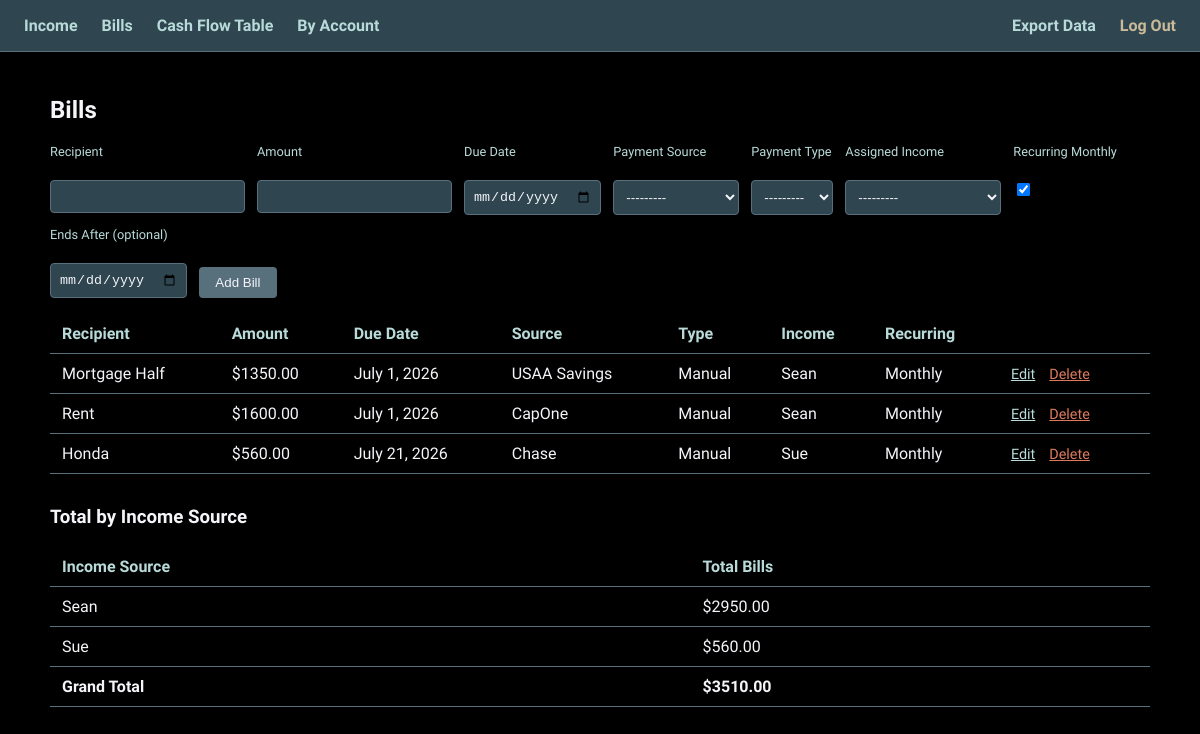
The app's page /bills/ (signed in) with its own data.
### bills/models.py (models this page shows, shortened)
class Bill(models.Model):
    SOURCE_CHOICES = [
        ('usaa', 'USAA'),
        ('usaa_savings', 'USAA Savings'),
        ('chase', 'Chase'),
        ('capone', 'CapOne'),
    ]
    TYPE_CHOICES = [
        ('auto', 'Auto'),
        ('manual', 'Manual'),
    ]
    owner = models.ForeignKey(User, on_delete=models.CASCADE)
    recipient = models.CharField(max_length=100)
    amount = models.DecimalField(max_digits=10, decimal_places=2)
    due_date = models.DateField(help_text="First/anchor due date")
    payment_source = models.CharField(max_length=20, choices=SOURCE_CHOICES)
    payment_type = models.CharField(max_length=10, choices=TYPE_CHOICES)
    income = models.ForeignKey(Income, on_delete=models.PROTECT, related_name='bills')
    paid = models.BooleanField(default=False, help_text="Used only for one-time (non-recurring) bills")
    is_recurring = models.BooleanField(default=True, help_text="Repeats monthly on the same day. Uncheck for a one-time bill.")
    recurrence_end_date = models.DateField(null=True, blank=True, help_text="Optional. Recurring bill stops after this date (e.g. final loan payment).")
    class Meta:
        ordering = ['due_date']

### income/models.py (models this page shows, shortened)
class Income(models.Model):
    FREQUENCY_CHOICES = [
        ('weekly', 'Weekly'),
        ('biweekly', 'Biweekly'),
        ('semimonthly', 'Semi-Monthly'),
        ('monthly', 'Monthly'),
        ('onetime', 'One-Time'),
    ]
    owner = models.ForeignKey(User, on_delete=models.CASCADE)
    source = models.CharField(max_length=100)
    amount = models.DecimalField(max_digits=10, decimal_places=2)
    tax_deduction_percent = models.DecimalField(max_digits=5, decimal_places=2, default=0)
    frequency = models.CharField(max_length=12, choices=FREQUENCY_CHOICES)
    start_pay_date = models.DateField(help_text="The first known/anchor pay date")
    class Meta:
        ordering = ['source']
    def __str__(self):
        return f"{self.source} ({self.get_frequency_display()})"

### bills/views.py (the view)
# urls.py: path('', views.bill_list, name='bill_list'),
@login_required
def bill_list(request):
    if request.method == 'POST':
        form = BillForm(request.POST, user=request.user)
        if form.is_valid():
            bill = form.save(commit=False)
            bill.owner = request.user
            bill.save()
            return redirect('bill_list')
    else:
        form = BillForm(user=request.user)
    sort = request.GET.get('sort', 'due_date')
    valid_sorts = ['recipient', 'amount', 'due_date', 'payment_source', 'payment_type']
    if sort.lstrip('-') not in valid_sorts:
        sort = 'due_date'
    bills = Bill.objects.filter(owner=request.user).order_by(sort)
    totals_by_income = {}
    for bill in bills:
        key = bill.income.source
        totals_by_income[key] = totals_by_income.get(key, Decimal('0')) + bill.amount
    totals_list = sorted(
        [{'source': k, 'total': v} for k, v in totals_by_income.items()],
        key=lambda x: x['source']
    )
    grand_total = sum(totals_by_income.values(), Decimal('0'))
    return render(request, 'bills/bill_list.html', {
        'form': form,
        'bills': bills,
        'current_sort': sort,
        'totals_list': totals_list,
        'grand_total': grand_total,
    })

### bills/forms.py
class BillForm(forms.ModelForm):
    class Meta:
        model = Bill
        fields = ['recipient', 'amount', 'due_date', 'payment_source', 'payment_type', 'income', 'is_recurring', 'recurrence_end_date']
        widgets = {
            'due_date': forms.DateInput(attrs={'type': 'date'}),
            'recurrence_end_date': forms.DateInput(attrs={'type': 'date'}),
            'recipient': forms.TextInput(attrs={'autofocus': True}),
        }
    def __init__(self, *args, **kwargs):
        user = kwargs.pop('user', None)
        super().__init__(*args, **kwargs)
        if user is not None:
            self.fields['income'].queryset = self.fields['income'].queryset.model.objects.filter(owner=user)
        self.fields['due_date'].label = 'First Due Date'
        self.fields['is_recurring'].label = 'Recurring Monthly'
        self.fields['recurrence_end_date'].label = 'Ends After (optional)'
        self.fields['recurrence_end_date'].required = False

### bills/templates/bills/bill_list.html (shortened to what this page needs)
{% extends 'base.html' %}
{% block content %}
    <h2>Bills</h2>
    <form method="post" class="form-row" style="align-items:flex-start;">
        <div>
            <label for="{{ form.recipient.id_for_label }}">Recipient</label><br>
            {{ form.recipient }}
        </div>
        <div>
            <label for="{{ form.amount.id_for_label }}">Amount</label><br>
            {{ form.amount }}
        </div>
        <div>
            <label for="{{ form.due_date.id_for_label }}">Due Date</label><br>
            {{ form.due_date }}
        </div>
        <div>
            <label for="{{ form.payment_source.id_for_label }}">Payment Source</label><br>
            {{ form.payment_source }}
        </div>
        <div>
            <label for="{{ form.payment_type.id_for_label }}">Payment Type</label><br>
            {{ form.payment_type }}
        </div>
        <div>
            <label for="{{ form.income.id_for_label }}">Assigned Income</label><br>
            {{ form.income }}
        </div>
        <div>
            <label for="{{ form.is_recurring.id_for_label }}">Recurring Monthly</label><br>
            {{ form.is_recurring }}
        </div>
        <div>
            <label for="{{ form.recurrence_end_date.id_for_label }}">Ends After (optional)</label><br>
            {{ form.recurrence_end_date }}
        </div>
        <div style="align-self:flex-end;">
            <button type="submit">Add Bill</button>
        </div>
    </form>
    <table>
        <tr>
            <th><a href="?sort={% if current_sort == 'recipient' %}-{% endif %}recipient" style="color:inherit;text-decoration:none;">Recipient</a></th>
            <th><a href="?sort={% if current_sort == 'amount' %}-{% endif %}amount" style="color:inherit;text-decoration:none;">Amount</a></th>
            <th><a href="?sort={% if current_sort == 'due_date' %}-{% endif %}due_date" style="color:inherit;text-decoration:none;">Due Date</a></th>
            <th><a href="?sort={% if current_sort == 'payment_source' %}-{% endif %}payment_source" style="color:inherit;text-decoration:none;">Source</a></th>
            <th><a href="?sort={% if current_sort == 'payment_type' %}-{% endif %}payment_type" style="color:inherit;text-decoration:none;">Type</a></th>
            <th>Income</th>
            <th>Recurring</th>
            <th></th>
        </tr>
        {% for bill in bills %}
        <tr>
            <td>{{ bill.recipient }}</td>
            <td>${{ bill.amount }}</td>
            <td>{{ bill.due_date }}</td>
            <td>{{ bill.get_payment_source_display }}</td>
            <td>{{ bill.get_payment_type_display }}</td>
            <td>{{ bill.income.source }}</td>
            <td>{% if bill.is_recurring %}Monthly{% if bill.recurrence_end_date %} until {{ bill.recurrence_end_date }}{% endif %}{% else %}One-Time{% endif %}</td>
            <td>
                <a href="{% url 'bill_edit' bill.pk %}" class="action-link">Edit</a>
                <a href="{% url 'bill_delete' bill.pk %}" class="action-link delete">Delete</a>
            </td>
        </tr>
        {% endfor %}
    </table>
    <h3 style="margin-top:32px;">Total by Income Source</h3>
    <table>
        <tr>
            <th>Income Source</th>
            <th>Total Bills</th>
        </tr>
        {% for row in totals_list %}
        <tr>
            <td>{{ row.source }}</td>
            <td>${{ row.total|floatformat:2 }}</td>
        </tr>
        {% endfor %}
        <tr style="font-weight:bold;">
            <td>Grand Total</td>
            <td>${{ grand_total|floatformat:2 }}</td>
        </tr>
    </table>
{% endblock %}

### static/css/style.css (style rules this page uses)
body { background:#000000; color:#f4f4f9; font-family: 'League Spartan', sans-serif; margin:0; }
table { width:100%; border-collapse: collapse; margin-top:16px; }
th, td { text-align:left; padding:10px 12px; border-bottom:1px solid #586f7c; }
th { color:#b8dbd9; cursor:pointer; user-select:none; }
input, select { background:#2f4550; color:#f4f4f9; border:1px solid #586f7c; padding:8px; border-radius:4px; }
button { background:#586f7c; color:#f4f4f9; border:none; padding:8px 16px; border-radius:4px; cursor:pointer; }
.form-row { display:flex; gap:12px; flex-wrap:wrap; align-items:center; margin-bottom:16px; }
a.action-link { color:#b8dbd9; margin-right:10px; font-size:0.9em; }
a.action-link.delete { color:#e07a5f; }
label { font-size:0.8em; color:#b8dbd9; display:block; margin-bottom:2px; }

### records on screen
Bill: recipient "Mortgage Half", amount "1350.00", due_date "July 1, 2026", payment_source "USAA Savings", payment_type "Manual", income.source "Sean", is_recurring "Monthly"
Bill: recipient "Rent", amount "1600.00", due_date "July 1, 2026", payment_source "CapOne", payment_type "Manual", income.source "Sean", is_recurring "Monthly"
Bill: recipient "Honda", amount "560.00", due_date "July 21, 2026", payment_source "Chase", payment_type "Manual", income.source "Sue", is_recurring "Monthly"
Income: source "Sean"
Income: source "Sue"

### other values on screen
{{ row.total|floatformat:2 }} "2950.00" "560.00"
{{ grand_total|floatformat:2 }} "3510.00"
